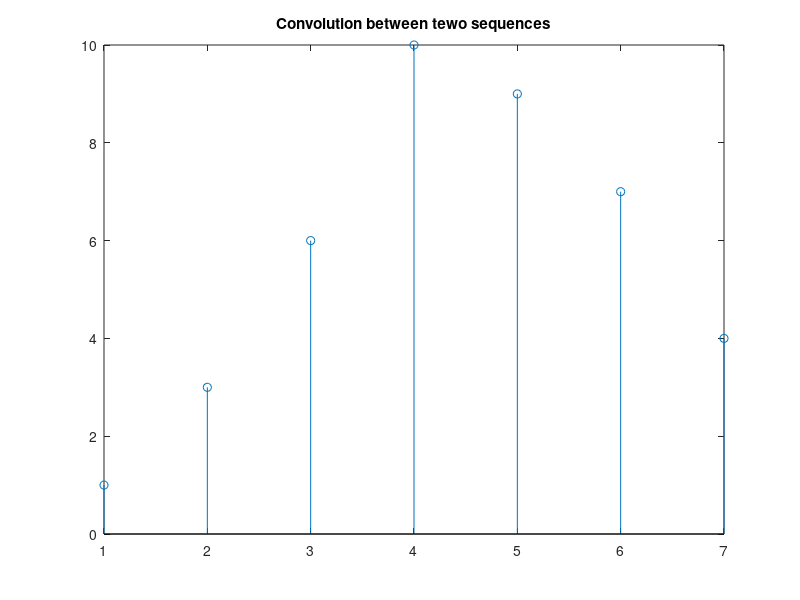

MATLAB code to generate this figure:
clc;
clear all;
close all;
x=[1 2 3 4];%input signal
h=[1 1 1 1];%second signal

N1=length(x);
N2=length(h);
X = [x,zeros(1,N2)];
H = [h,zeros(1,N1)];

for i=1:N1+N2-1
    y(i)=0;
    for j=1:N1
        if(i-j+1>0)
            y(i)=y(i)+X(j)*H(i-j+1)
        end
    end
end

stem(y);
title("Convolution between tewo sequences");
    